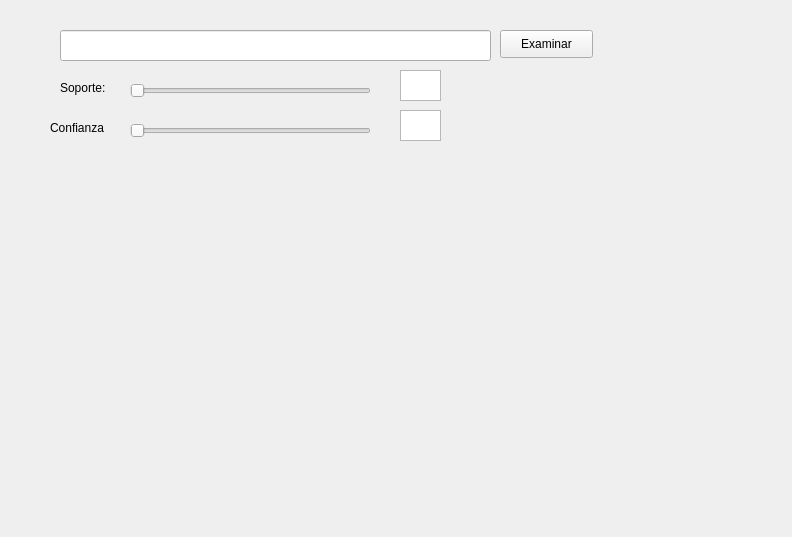
<?xml version="1.0" encoding="UTF-8"?>
<ui version="4.0">
 <class>Form</class>
 <widget class="QWidget" name="Form">
  <property name="geometry">
   <rect>
    <x>0</x>
    <y>0</y>
    <width>792</width>
    <height>537</height>
   </rect>
  </property>
  <property name="windowTitle">
   <string>Form</string>
  </property>
  <widget class="QLineEdit" name="lineEdit">
   <property name="geometry">
    <rect>
     <x>60</x>
     <y>30</y>
     <width>431</width>
     <height>31</height>
    </rect>
   </property>
  </widget>
  <widget class="QPushButton" name="pushButton">
   <property name="geometry">
    <rect>
     <x>500</x>
     <y>30</y>
     <width>93</width>
     <height>28</height>
    </rect>
   </property>
   <property name="text">
    <string>Examinar</string>
   </property>
  </widget>
  <widget class="QSlider" name="horizontalSlider">
   <property name="geometry">
    <rect>
     <x>130</x>
     <y>80</y>
     <width>241</width>
     <height>22</height>
    </rect>
   </property>
   <property name="orientation">
    <enum>Qt::Horizontal</enum>
   </property>
  </widget>
  <widget class="QLabel" name="label">
   <property name="geometry">
    <rect>
     <x>60</x>
     <y>80</y>
     <width>53</width>
     <height>16</height>
    </rect>
   </property>
   <property name="text">
    <string>Soporte:</string>
   </property>
  </widget>
  <widget class="QLabel" name="label_2">
   <property name="geometry">
    <rect>
     <x>50</x>
     <y>120</y>
     <width>61</width>
     <height>16</height>
    </rect>
   </property>
   <property name="text">
    <string>Confianza</string>
   </property>
  </widget>
  <widget class="QSlider" name="horizontalSlider_2">
   <property name="geometry">
    <rect>
     <x>130</x>
     <y>120</y>
     <width>241</width>
     <height>22</height>
    </rect>
   </property>
   <property name="orientation">
    <enum>Qt::Horizontal</enum>
   </property>
  </widget>
  <widget class="QTextEdit" name="textEdit">
   <property name="geometry">
    <rect>
     <x>400</x>
     <y>70</y>
     <width>41</width>
     <height>31</height>
    </rect>
   </property>
  </widget>
  <widget class="QTextEdit" name="textEdit_2">
   <property name="geometry">
    <rect>
     <x>400</x>
     <y>110</y>
     <width>41</width>
     <height>31</height>
    </rect>
   </property>
  </widget>
 </widget>
 <resources/>
 <connections/>
</ui>
